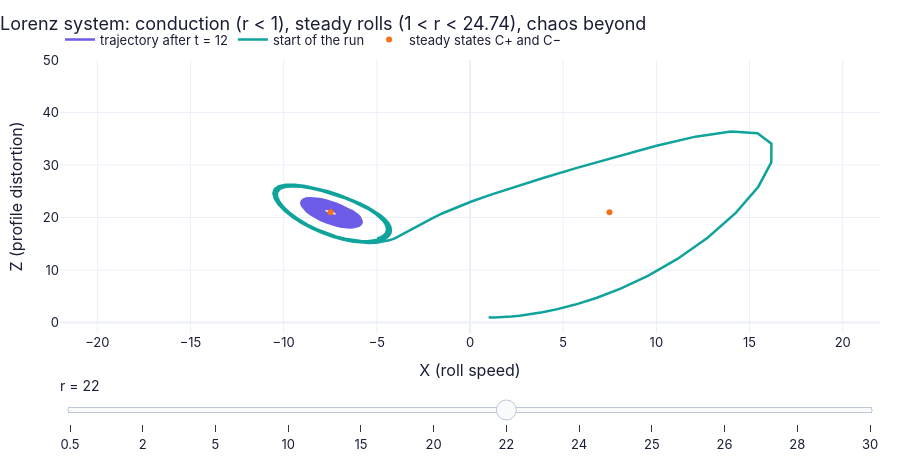

Here is the notebook cell this chart was saved with:
### Markdown cell above
**Slider figure F8 — from conduction to chaos.** The $X$–$Z$ trajectory after a transient for a range of $r$: it collapses onto the
origin for $r<1$, onto a convection state $C_\pm$ for $1<r<r_H\approx24.74$ (after long irregular transients just below $r_H$), and
never settles beyond.

### Code cell
sw = ch11.lorenz_r_sweep() if FAST else ch11.lorenz_r_sweep(np.array([0.5, 2.0, 5.0, 10.0, 15.0, 20.0, 22.0, 24.0, 25.0, 26.0, 28.0, 30.0]))   # X(t), Z(t) for each r
late = sw["t"] > 12.0                                              # the part of each run after the first 12 time units

def f8(r):                                                         # traces for one value of r
    i = int(np.argmin(np.abs(sw["r"] - r)))                        # the stored run for this r
    cpm = np.sqrt(8/3*(r - 1)) if r > 1 else np.nan                # the convection states C+ and C- (D25 step 4)
    return {"trajectory after t = 12": (sw["X"][i][late], sw["Z"][i][late]),                             # where the run ends up
            "start of the run": (sw["X"][i][:150], sw["Z"][i][:150]),                                    # its first 3 time units
            "steady states C+ and C−": (np.array([-cpm, cpm]), np.array([r - 1, r - 1]))}                # the two convection states

figF8 = slider_figure(f8, "r", sw["r"], xlabel="X (roll speed)", ylabel="Z (profile distortion)",       # slider: the heating r
                      title="Lorenz system: conduction (r < 1), steady rolls (1 < r < 24.74), chaos beyond",   # the message
                      xrange=(-22, 22), yrange=(-2, 50), modes={"steady states C+ and C−": "markers"})   # fixed window; fixed points as markers
figF8.show()   # display the interactive slider figure

### Figure 1 — Plotly figure (JSON) as saved in the notebook; plotly's stock layout.template omitted (floating-point values rounded to 4 significant figures; data arrays with more than 128 entries replaced by an {"elided": "..."} marker saying what was removed)
{"data": [{"hovertemplate": "trajectory after t = 12: %{y:.4g}<extra>r = 0.5 </extra>", "line": {"color": "#6c5ce7", "width": 2.5}, "mode": "lines", "name": "trajectory after t = 12", "type": "scatter", "visible": false, "x": {"elided": "900 float values"}, "y": {"elided": "900 float values"}}, {"hovertemplate": "start of the run: %{y:.4g}<extra>r = 0.5 </extra>", "line": {"color": "#0fa39c", "width": 2.5}, "mode": "lines", "name": "start of the run", "type": "scatter", "visible": false, "x": {"elided": "150 float values"}, "y": {"elided": "150 float values"}}, {"hovertemplate": "steady states C+ and C−: %{y:.4g}<extra>r = 0.5 </extra>", "line": {"color": "#f97316", "width": 2.5}, "mode": "markers", "name": "steady states C+ and C−", "type": "scatter", "visible": false, "x": [NaN, NaN], "y": [-0.5, -0.5]}, {"hovertemplate": "trajectory after t = 12: %{y:.4g}<extra>r = 2 </extra>", "line": {"color": "#6c5ce7", "width": 2.5}, "mode": "lines", "name": "trajectory after t = 12", "type": "scatter", "visible": false, "x": {"elided": "900 float values"}, "y": {"elided": "900 float values"}}, {"hovertemplate": "start of the run: %{y:.4g}<extra>r = 2 </extra>", "line": {"color": "#0fa39c", "width": 2.5}, "mode": "lines", "name": "start of the run", "type": "scatter", "visible": false, "x": {"elided": "150 float values"}, "y": {"elided": "150 float values"}}, {"hovertemplate": "steady states C+ and C−: %{y:.4g}<extra>r = 2 </extra>", "line": {"color": "#f97316", "width": 2.5}, "mode": "markers", "name": "steady states C+ and C−", "type": "scatter", "visible": false, "x": [-1.633, 1.633], "y": [1.0, 1.0]}, {"hovertemplate": "trajectory after t = 12: %{y:.4g}<extra>r = 5 </extra>", "line": {"color": "#6c5ce7", "width": 2.5}, "mode": "lines", "name": "trajectory after t = 12", "type": "scatter", "visible": false, "x": {"elided": "900 float values"}, "y": {"elided": "900 float values"}}, {"hovertemplate": "start of the run: %{y:.4g}<extra>r = 5 </extra>", "line": {"color": "#0fa39c", "width": 2.5}, "mode": "lines", "name": "start of the run", "type": "scatter", "visible": false, "x": {"elided": "150 float values"}, "y": {"elided": "150 float values"}}, {"hovertemplate": "steady states C+ and C−: %{y:.4g}<extra>r = 5 </extra>", "line": {"color": "#f97316", "width": 2.5}, "mode": "markers", "name": "steady states C+ and C−", "type": "scatter", "visible": false, "x": [-3.266, 3.266], "y": [4.0, 4.0]}, {"hovertemplate": "trajectory after t = 12: %{y:.4g}<extra>r = 10 </extra>", "line": {"color": "#6c5ce7", "width": 2.5}, "mode": "lines", "name": "trajectory after t = 12", "type": "scatter", "visible": false, "x": {"elided": "900 float values"}, "y": {"elided": "900 float values"}}, {"hovertemplate": "start of the run: %{y:.4g}<extra>r = 10 </extra>", "line": {"color": "#0fa39c", "width": 2.5}, "mode": "lines", "name": "start of the run", "type": "scatter", "visible": false, "x": {"elided": "150 float values"}, "y": {"elided": "150 float values"}}, {"hovertemplate": "steady states C+ and C−: %{y:.4g}<extra>r = 10 </extra>", "line": {"color": "#f97316", "width": 2.5}, "mode": "markers", "name": "steady states C+ and C−", "type": "scatter", "visible": false, "x": [-4.899, 4.899], "y": [9.0, 9.0]}, {"hovertemplate": "trajectory after t = 12: %{y:.4g}<extra>r = 15 </extra>", "line": {"color": "#6c5ce7", "width": 2.5}, "mode": "lines", "name": "trajectory after t = 12", "type": "scatter", "visible": false, "x": {"elided": "900 float values"}, "y": {"elided": "900 float values"}}, {"hovertemplate": "start of the run: %{y:.4g}<extra>r = 15 </extra>", "line": {"color": "#0fa39c", "width": 2.5}, "mode": "lines", "name": "start of the run", "type": "scatter", "visible": false, "x": {"elided": "150 float values"}, "y": {"elided": "150 float values"}}, {"hovertemplate": "steady states C+ and C−: %{y:.4g}<extra>r = 15 </extra>", "line": {"color": "#f97316", "width": 2.5}, "mode": "markers", "name": "steady states C+ and C−", "type": "scatter", "visible": false, "x": [-6.11, 6.11], "y": [14.0, 14.0]}, {"hovertemplate": "trajectory after t = 12: %{y:.4g}<extra>r = 20 </extra>", "line": {"color": "#6c5ce7", "width": 2.5}, "mode": "lines", "name": "trajectory after t = 12", "type": "scatter", "visible": false, "x": {"elided": "900 float values"}, "y": {"elided": "900 float values"}}, {"hovertemplate": "start of the run: %{y:.4g}<extra>r = 20 </extra>", "line": {"color": "#0fa39c", "width": 2.5}, "mode": "lines", "name": "start of the run", "type": "scatter", "visible": false, "x": {"elided": "150 float values"}, "y": {"elided": "150 float values"}}, {"hovertemplate": "steady states C+ and C−: %{y:.4g}<extra>r = 20 </extra>", "line": {"color": "#f97316", "width": 2.5}, "mode": "markers", "name": "steady states C+ and C−", "type": "scatter", "visible": false, "x": [-7.118, 7.118], "y": [19.0, 19.0]}, {"hovertemplate": "trajectory after t = 12: %{y:.4g}<extra>r = 22 </extra>", "line": {"color": "#6c5ce7", "width": 2.5}, "mode": "lines", "name": "trajectory after t = 12", "type": "scatter", "visible": true, "x": {"elided": "900 float values"}, "y": {"elided": "900 float values"}}, {"hovertemplate": "start of the run: %{y:.4g}<extra>r = 22 </extra>", "line": {"color": "#0fa39c", "width": 2.5}, "mode": "lines", "name": "start of the run", "type": "scatter", "visible": true, "x": {"elided": "150 float values"}, "y": {"elided": "150 float values"}}, {"hovertemplate": "steady states C+ and C−: %{y:.4g}<extra>r = 22 </extra>", "line": {"color": "#f97316", "width": 2.5}, "mode": "markers", "name": "steady states C+ and C−", "type": "scatter", "visible": true, "x": [-7.483, 7.483], "y": [21.0, 21.0]}, {"hovertemplate": "trajectory after t = 12: %{y:.4g}<extra>r = 24 </extra>", "line": {"color": "#6c5ce7", "width": 2.5}, "mode": "lines", "name": "trajectory after t = 12", "type": "scatter", "visible": false, "x": {"elided": "900 float values"}, "y": {"elided": "900 float values"}}, {"hovertemplate": "start of the run: %{y:.4g}<extra>r = 24 </extra>", "line": {"color": "#0fa39c", "width": 2.5}, "mode": "lines", "name": "start of the run", "type": "scatter", "visible": false, "x": {"elided": "150 float values"}, "y": {"elided": "150 float values"}}, {"hovertemplate": "steady states C+ and C−: %{y:.4g}<extra>r = 24 </extra>", "line": {"color": "#f97316", "width": 2.5}, "mode": "markers", "name": "steady states C+ and C−", "type": "scatter", "visible": false, "x": [-7.832, 7.832], "y": [23.0, 23.0]}, {"hovertemplate": "trajectory after t = 12: %{y:.4g}<extra>r = 25 </extra>", "line": {"color": "#6c5ce7", "width": 2.5}, "mode": "lines", "name": "trajectory after t = 12", "type": "scatter", "visible": false, "x": {"elided": "900 float values"}, "y": {"elided": "900 float values"}}, {"hovertemplate": "start of the run: %{y:.4g}<extra>r = 25 </extra>", "line": {"color": "#0fa39c", "width": 2.5}, "mode": "lines", "name": "start of the run", "type": "scatter", "visible": false, "x": {"elided": "150 float values"}, "y": {"elided": "150 float values"}}, {"hovertemplate": "steady states C+ and C−: %{y:.4g}<extra>r = 25 </extra>", "line": {"color": "#f97316", "width": 2.5}, "mode": "markers", "name": "steady states C+ and C−", "type": "scatter", "visible": false, "x": [-8.0, 8.0], "y": [24.0, 24.0]}, {"hovertemplate": "trajectory after t = 12: %{y:.4g}<extra>r = 26 </extra>", "line": {"color": "#6c5ce7", "width": 2.5}, "mode": "lines", "name": "trajectory after t = 12", "type": "scatter", "visible": false, "x": {"elided": "900 float values"}, "y": {"elided": "900 float values"}}, {"hovertemplate": "start of the run: %{y:.4g}<extra>r = 26 </extra>", "line": {"color": "#0fa39c", "width": 2.5}, "mode": "lines", "name": "start of the run", "type": "scatter", "visible": false, "x": {"elided": "150 float values"}, "y": {"elided": "150 float values"}}, {"hovertemplate": "steady states C+ and C−: %{y:.4g}<extra>r = 26 </extra>", "line": {"color": "#f97316", "width": 2.5}, "mode": "markers", "name": "steady states C+ and C−", "type": "scatter", "visible": false, "x": [-8.165, 8.165], "y": [25.0, 25.0]}, {"hovertemplate": "trajectory after t = 12: %{y:.4g}<extra>r = 28 </extra>", "line": {"color": "#6c5ce7", "width": 2.5}, "mode": "lines", "name": "trajectory after t = 12", "type": "scatter", "visible": false, "x": {"elided": "900 float values"}, "y": {"elided": "900 float values"}}, {"hovertemplate": "start of the run: %{y:.4g}<extra>r = 28 </extra>", "line": {"color": "#0fa39c", "width": 2.5}, "mode": "lines", "name": "start of the run", "type": "scatter", "visible": false, "x": {"elided": "150 float values"}, "y": {"elided": "150 float values"}}, {"hovertemplate": "steady states C+ and C−: %{y:.4g}<extra>r = 28 </extra>", "line": {"color": "#f97316", "width": 2.5}, "mode": "markers", "name": "steady states C+ and C−", "type": "scatter", "visible": false, "x": [-8.485, 8.485], "y": [27.0, 27.0]}, {"hovertemplate": "trajectory after t = 12: %{y:.4g}<extra>r = 30 </extra>", "line": {"color": "#6c5ce7", "width": 2.5}, "mode": "lines", "name": "trajectory after t = 12", "type": "scatter", "visible": false, "x": {"elided": "900 float values"}, "y": {"elided": "900 float values"}}, {"hovertemplate": "start of the run: %{y:.4g}<extra>r = 30 </extra>", "line": {"color": "#0fa39c", "width": 2.5}, "mode": "lines", "name": "start of the run", "type": "scatter", "visible": false, "x": {"elided": "150 float values"}, "y": {"elided": "150 float values"}}, {"hovertemplate": "steady states C+ and C−: %{y:.4g}<extra>r = 30 </extra>", "line": {"color": "#f97316", "width": 2.5}, "mode": "markers", "name": "steady states C+ and C−", "type": "scatter", "visible": false, "x": [-8.794, 8.794], "y": [29.0, 29.0]}], "layout": {"colorway": ["#6c5ce7", "#0fa39c", "#f97316", "#2563eb", "#e11d6a", "#d97706"], "font": {"color": "#1a1f36", "family": "Inter, -apple-system, Segoe UI, Roboto, sans-serif", "size": 13}, "height": 460, "hovermode": "x unified", "legend": {"orientation": "h", "x": 0, "xanchor": "left", "y": 1.02, "yanchor": "bottom"}, "margin": {"b": 90, "l": 60, "r": 20, "t": 60}, "sliders": [{"active": 6, "currentvalue": {"font": {"size": 14}, "prefix": "r = ", "suffix": " "}, "pad": {"t": 40}, "steps": [{"args": [{"visible": [true, true, true, false, false, false, false, false, false, false, false, false, false, false, false, false, false, false, false, false, false, false, false, false, false, false, false, false, false, false, false, false, false, false, false, false]}], "label": "0.5", "method": "update"}, {"args": [{"visible": [false, false, false, true, true, true, false, false, false, false, false, false, false, false, false, false, false, false, false, false, false, false, false, false, false, false, false, false, false, false, false, false, false, false, false, false]}], "label": "2", "method": "update"}, {"args": [{"visible": [false, false, false, false, false, false, true, true, true, false, false, false, false, false, false, false, false, false, false, false, false, false, false, false, false, false, false, false, false, false, false, false, false, false, false, false]}], "label": "5", "method": "update"}, {"args": [{"visible": [false, false, false, false, false, false, false, false, false, true, true, true, false, false, false, false, false, false, false, false, false, false, false, false, false, false, false, false, false, false, false, false, false, false, false, false]}], "label": "10", "method": "update"}, {"args": [{"visible": [false, false, false, false, false, false, false, false, false, false, false, false, true, true, true, false, false, false, false, false, false, false, false, false, false, false, false, false, false, false, false, false, false, false, false, false]}], "label": "15", "method": "update"}, {"args": [{"visible": [false, false, false, false, false, false, false, false, false, false, false, false, false, false, false, true, true, true, false, false, false, false, false, false, false, false, false, false, false, false, false, false, false, false, false, false]}], "label": "20", "method": "update"}, {"args": [{"visible": [false, false, false, false, false, false, false, false, false, false, false, false, false, false, false, false, false, false, true, true, true, false, false, false, false, false, false, false, false, false, false, false, false, false, false, false]}], "label": "22", "method": "update"}, {"args": [{"visible": [false, false, false, false, false, false, false, false, false, false, false, false, false, false, false, false, false, false, false, false, false, true, true, true, false, false, false, false, false, false, false, false, false, false, false, false]}], "label": "24", "method": "update"}, {"args": [{"visible": [false, false, false, false, false, false, false, false, false, false, false, false, false, false, false, false, false, false, false, false, false, false, false, false, true, true, true, false, false, false, false, false, false, false, false, false]}], "label": "25", "method": "update"}, {"args": [{"visible": [false, false, false, false, false, false, false, false, false, false, false, false, false, false, false, false, false, false, false, false, false, false, false, false, false, false, false, true, true, true, false, false, false, false, false, false]}], "label": "26", "method": "update"}, {"args": [{"visible": [false, false, false, false, false, false, false, false, false, false, false, false, false, false, false, false, false, false, false, false, false, false, false, false, false, false, false, false, false, false, true, true, true, false, false, false]}], "label": "28", "method": "update"}, {"args": [{"visible": [false, false, false, false, false, false, false, false, false, false, false, false, false, false, false, false, false, false, false, false, false, false, false, false, false, false, false, false, false, false, false, false, false, true, true, true]}], "label": "30", "method": "update"}]}], "title": {"text": "Lorenz system: conduction (r < 1), steady rolls (1 < r < 24.74), chaos beyond", "x": 0}, "xaxis": {"range": [-22, 22], "title": {"text": "X (roll speed)"}}, "yaxis": {"range": [-2, 50], "title": {"text": "Z (profile distortion)"}}}}
